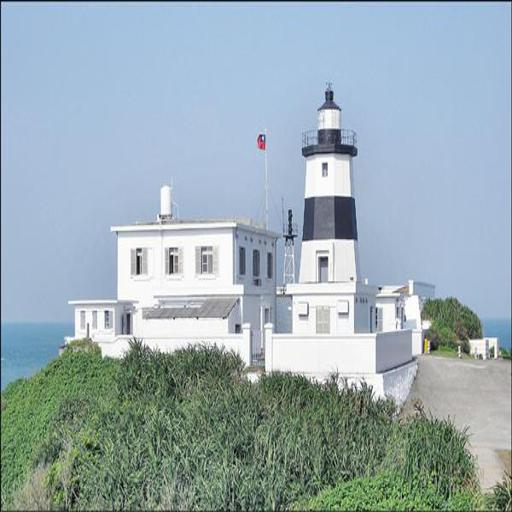
#> input picture HW3/img/north_original.jpg, 512 x 512 px; its folder holds 4 pictures in this run
$ jupyter execute rmse.ipynb
#> lines starting #> are read from the running program, lines starting #| are printed output that depends on the picture; pictures that were not available may be replaced by others from this repository, and a replacement may not be noted
[cell 1]
import matplotlib.pyplot as plt
import numpy as np
import cv2

[cell 2]
def mse(imageA, imageB):
    # the 'Mean Squared Error' between the two images is the
    # sum of the squared difference between the two images;
    # NOTE: the two images must have the same dimension
    err = np.sum((imageA.astype("float") - imageB.astype("float")) ** 2)
    err /= float(imageA.shape[0] * imageA.shape[1])

    # return the MSE, the lower the error, the more "similar" the two images are
    return err

def compare_images(imageA, imageB, season):
    # compute the mean squared error and structural similarity
    # index for the images
    m = mse(imageA, imageB)
    # initialize the figure
    fig = plt.figure("Images")
    images = ("{}_Original".format(season), original), ("{}_Decoder".format(season), decoder)

    # loop over the images
    for (i, (name, image)) in enumerate(images):
        # show the image
        ax = fig.add_subplot(1, 2, i + 1)
        ax.set_title(name)
        plt.imshow(image, cmap = plt.cm.gray)

        plt.axis("off")

    # show the figure
    plt.show()
    print("MSE: %.2f" % (m))

[cell 3]
if __name__ == "__main__":
    season = "north"
    original = cv2.imread("../img/{}_original.jpg".format(season))
#> original is the input picture: shape (512, 512, 3); mean B, G, R 178.6, 171.6, 153.5
    decoder  = cv2.imread("../img/{}_decoder.jpg".format(season))
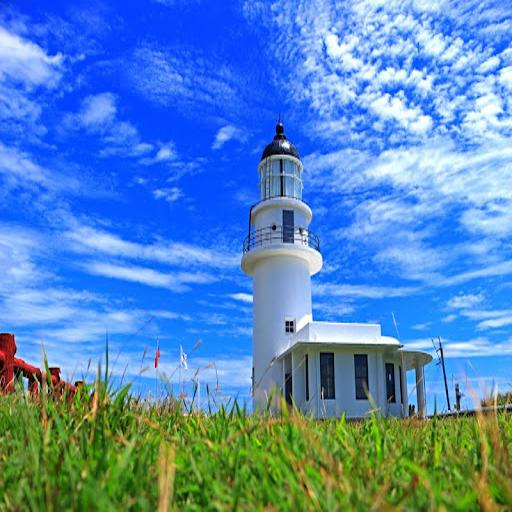
#> input picture HW3/img/east_original.jpg, 512 x 512 px, given in place of north_decoder.jpg, which was not available
#> decoder is the input picture: shape (512, 512, 3); mean B, G, R 192.5, 135.7, 84.8

    # convert the images to grayscale
    original = cv2.cvtColor(original, cv2.COLOR_BGR2GRAY)
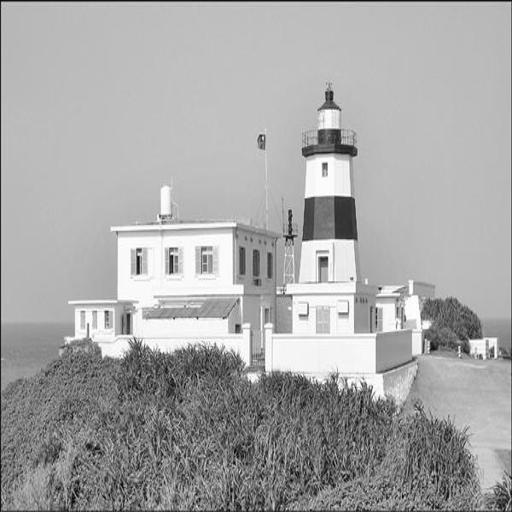
#> original: shape (512, 512); min 2, max 255, mean 167
    decoder = cv2.cvtColor(decoder, cv2.COLOR_BGR2GRAY)
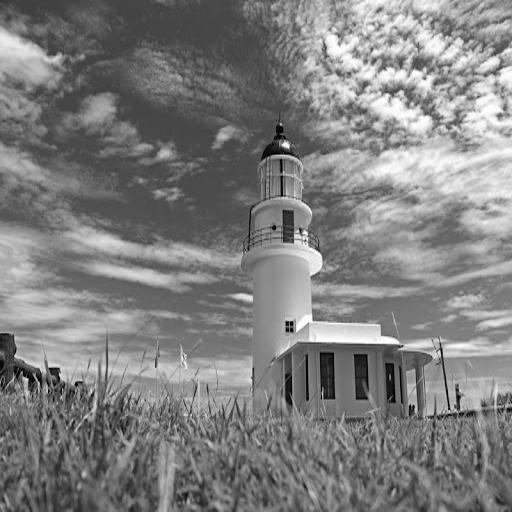
#> decoder: shape (512, 512); min 0, max 255, mean 126.9

    # compare the images
    compare_images(original, decoder, season)
#> in mse, `err = np.sum((imageA.astype("float") - imageB.astype("float")) ** 2)`: err = 1.42e+09
#> in mse, `err /= float(imageA.shape[0] * imageA.shape[1])`: err = 5397.8
#> the loop in compare_images, `for (i, (name, image)) in enumerate(images):` made 2 passes
#> name on passes 1 to 2: 'north_Original', 'north_Decoder'
#> in compare_images, `plt.show()`:
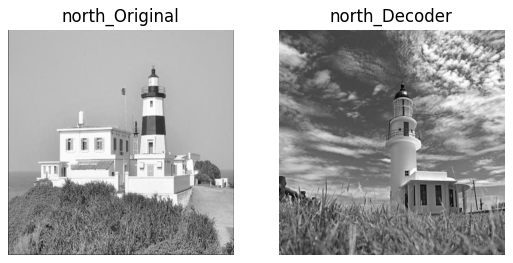
#> figure drawn by matplotlib, 2 panels
#| MSE: 5397.85
